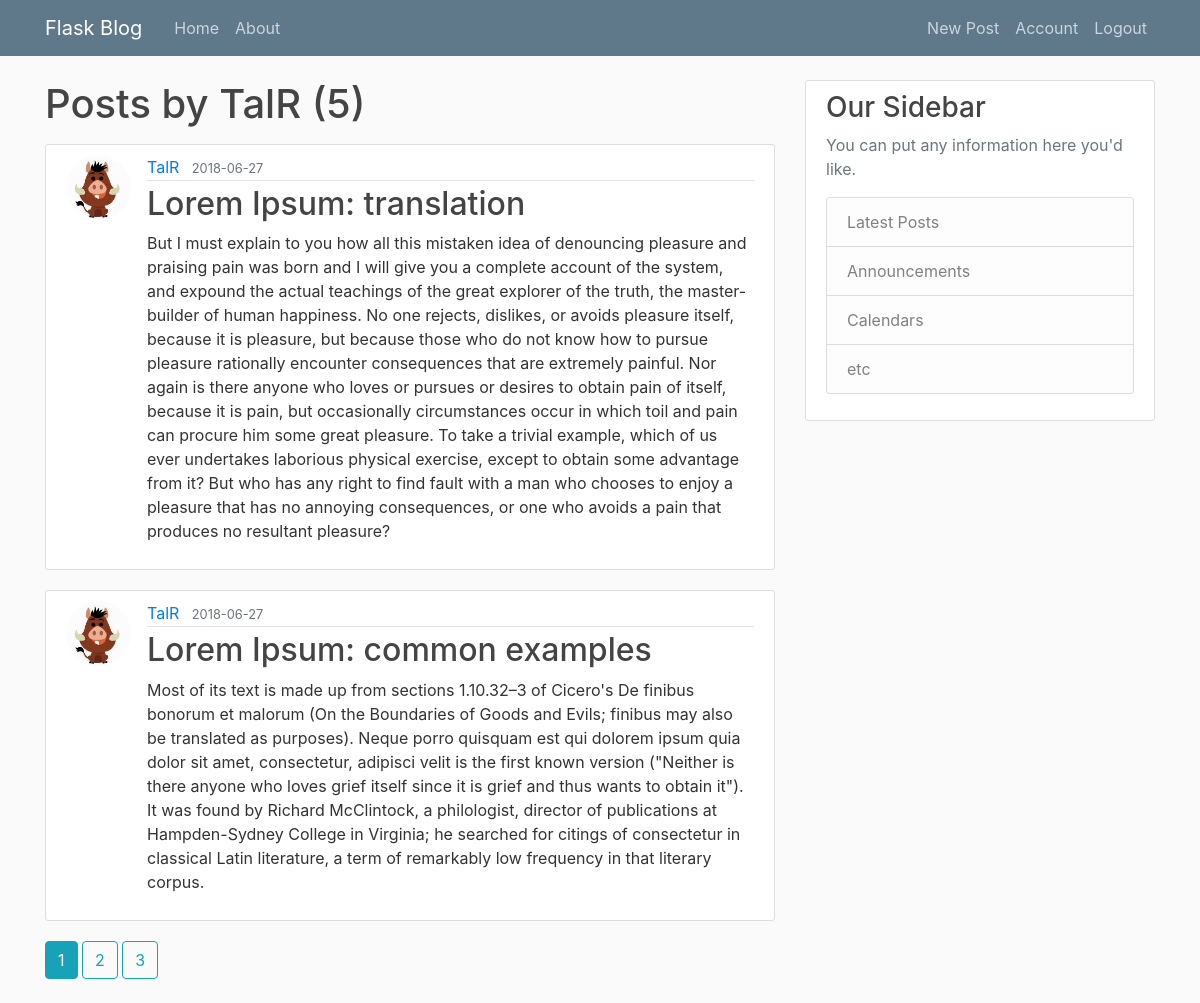
Before: /user/TalR (signed in) with the older database file.
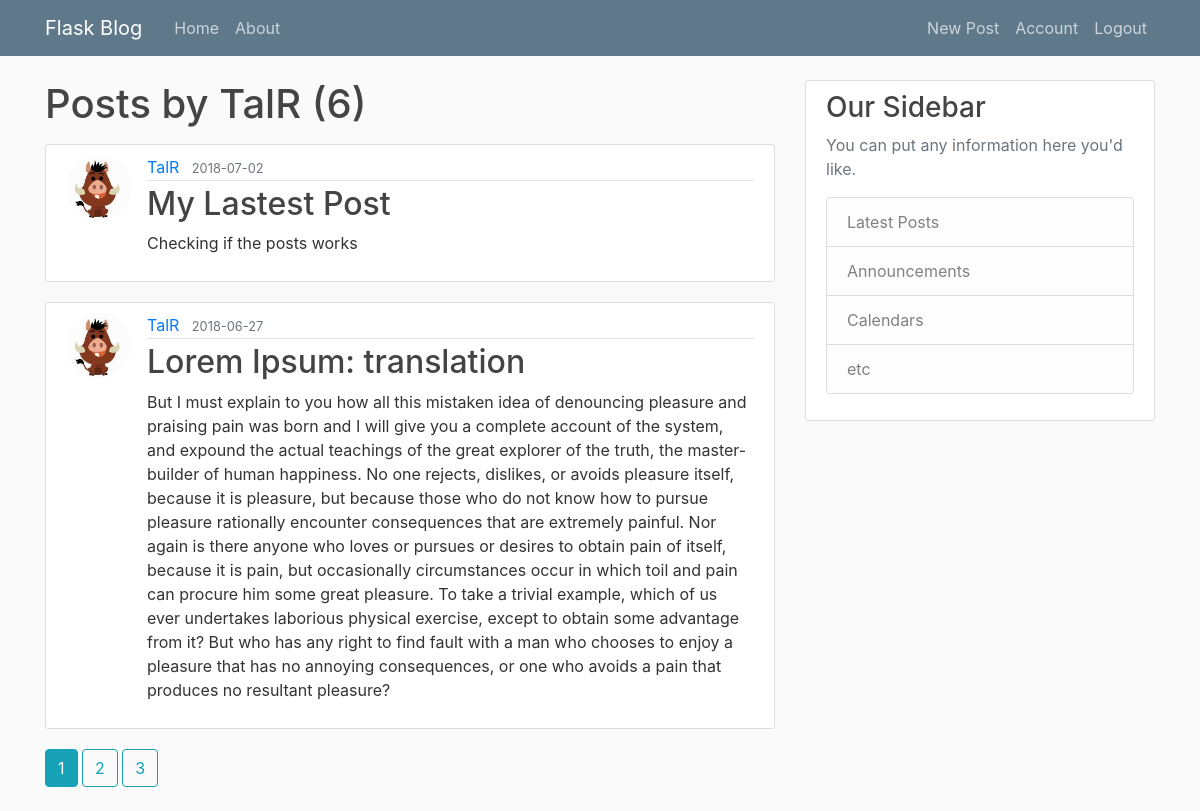
After: the same page with the newer database file.
### flaskblog/models.py (models this page shows, shortened)
class Post(db.Model):
    id = db.Column(db.Integer, primary_key=True)
    title = db.Column(db.String(100), nullable=False)
    date_posted = db.Column(db.DateTime,nullable=False, default=datetime.utcnow)
    content = db.Column(db.Text, nullable=False)
    user_id = db.Column(db.Integer, db.ForeignKey('user.id'), nullable=False)

class User(db.Model, UserMixin):
    id = db.Column(db.Integer, primary_key=True)
    username = db.Column(db.String(20), unique=True, nullable=False)
    email = db.Column(db.String(120), unique=True, nullable=False)
    image_file = db.Column(db.String(20), nullable=False, default='default.jpg')
    password = db.Column(db.String(60), nullable=False)
    posts = db.relationship('Post', backref='author', lazy=True)

### flaskblog/users/routes.py (the view)
@users.route("/user/<string:username>")
@login_required
def user_posts(username):
    page = request.args.get('page', 1, type=int)
    user = User.query.filter_by(username=username).first_or_404()
    post = Post.query.filter_by(author=user)\
    .order_by(Post.date_posted.desc())\
    .paginate(page=page, per_page=2)
    return render_template('user_post.html', user=user, posts=post)

### flaskblog/models.py (called while the page is built)
@login_manager.user_loader
def load_user(user_id):
    return User.query.get(int(user_id))

### flaskblog/templates/user_post.html
{% extends 'layout.html' %}
    {% block content%}
    <h1 class="mb-3" >Posts by {{ user.username }} ({{ posts.total }})</h1>
        {% for post in posts.items %}
            <article class="media content-section">
              <img class="rounded-circle article-img"
                src="{{ url_for('static', filename='profile_pics/' + post.author.image_file ) }}">
                <div class="media-body">
                <div class="article-metadata">
                  <a class="mr-2" href="{{ url_for('users.user_posts',username=post.author.username)}}">{{ post.author.username }}</a>
                  <small class="text-muted">{{ post.date_posted.strftime('%Y-%m-%d') }}</small>
                </div>
                <h2><a class="article-title" href="{{ url_for('posts.post', post_id=post.id) }}">{{ post.title }}</a></h2>
                <p class="article-content">{{ post.content }}</p>
              </div>
            </article>
        {% endfor %}
        {% for page_num in posts.iter_pages(left_edge=1, right_edge=1, left_current=1, right_current=2) %}
          {% if page_num %}
            {% if posts.page == page_num %}
              <a class="btn btn-info mb-4" href="{{ url_for('users.user_posts', username=user.username, page=page_num)}}">{{ page_num }}</a>
            {% else %}
              <a class="btn btn-outline-info mb-4" href="{{ url_for('users.user_posts',username=user.username, page=page_num)}}">{{ page_num }}</a>
            {% endif %}
          {% else %}
          <a href="">...</a>
          {% endif %}
        {% endfor %}
    {% endblock content %}

Changed rows visible on the page:
no longer on this page (row unchanged): Post: image_file (picture), author.username "TalR", date_posted "2018-06-27", title "Lorem Ipsum: common examples", content "Most of its text is made up from sections 1.10.32–3 of Cicero's De finibus bonorum et malorum (On the Boundaries of Goods and Evils; finibus may also be translated as purposes). Neque porro quisquam est qui dolorem ipsum quia dolor sit amet, consectetur, adipisci velit is the first known version (\"Neither is there anyone who loves grief itself since it is grief and thus wants to obtain it\"). It was found by Richard McClintock, a philologist, director of publications at Hampden-Sydney College in Virginia; he searched for citings of consectetur in classical Latin literature, a term of remarkably low frequency in that literary corpus."
added Post: image_file (picture), author.username "TalR", date_posted "2018-07-02", title "My Lastest Post", content "Checking if the posts works"
Other visible differences:
{{ posts.total }}: "5" → "6"
